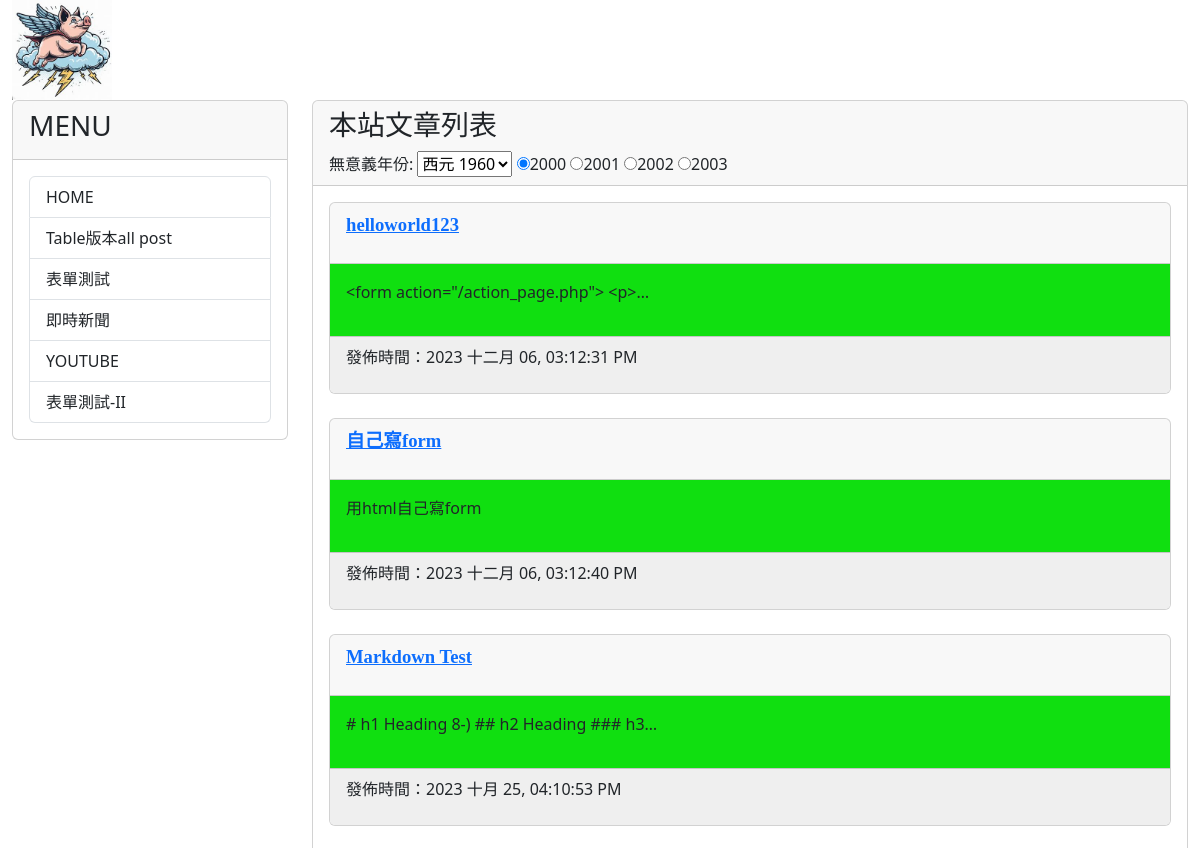
The app's page / (upper part), older data.
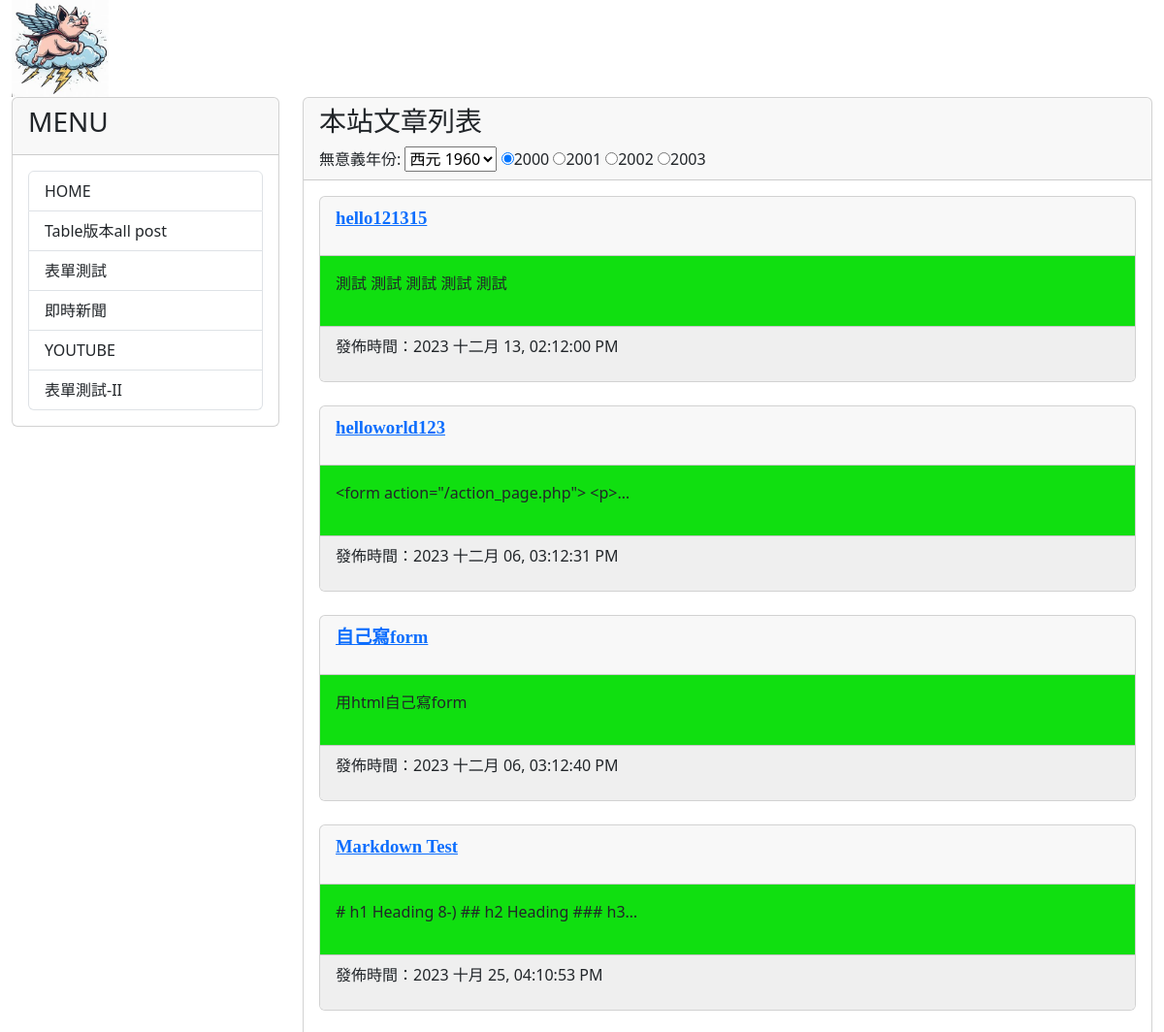
The same page, newer data.
### mysite/models.py (models this page shows, shortened)
class Post(models.Model):
    title = models.CharField(max_length = 200)
    slug = models.CharField(max_length = 200)
    body = models.TextField()
    category = models.TextField(null=True)
    pub_date = models.DateTimeField(auto_now_add=True)
    class Meta:
        ordering = ('-pub_date', )

### mysite/views.py (the view)
# urls.py: path('', mv.homepage, name="homepage"),
def homepage(request):
    posts = Post.objects.all()
    now = datetime.now()
    hour = now.timetuple().tm_hour
    years = range(1960,2024)
    return render(request, 'index.html', locals())

### mysite/templates/index.html (shortened to what this page needs)
{% extends "base2.html" %}
{% block headmessage %}
<h3 style='font-family:標楷體;'>本站文章列表</h3>
<label for="byear">無意義年份:</label>
<select name="byear">
    {% for year in years %}
    <option value="{{year}}">西元 {{year}}</option>
    {% endfor %}
</select>
<input type='radio' name='ryear' checked>2000</input>
<input type='radio' name='ryear'>2001</input>
<input type='radio' name='ryear'>2002</input>
<input type='radio' name='ryear'>2003</input>
{% endblock headmessage %}
{% block content %}
{% for post in posts %}
<div class='card'>
    <div class='card-header'>
        <p style='font-family:微軟正黑體;font-size:14pt;font-weight:bold;'>
            <a href='/post/{{post.slug}}'>{{ post.title }}</a>
        </p>
    </div>
    <div class='card-body' style='background-color:#10DF10'>
        <p>
           {{ post.body | truncatechars:40 }}
        </p>
    </div>
    <div class='card-footer'  style='background-color:#efefef'>
        <p>
            發佈時間：{{ post.pub_date | date:"Y M d, h:m:s A"}}
        </p>
    </div>
</div>
<br>
{% endfor %}
{% endblock content %}

Row changes from the older to the newer data that the page shows:
added Post: title "hello121315", body "測試 測試 測試 測試 測試", pub_date "2023 十二月 13, 02:12:00 PM"
